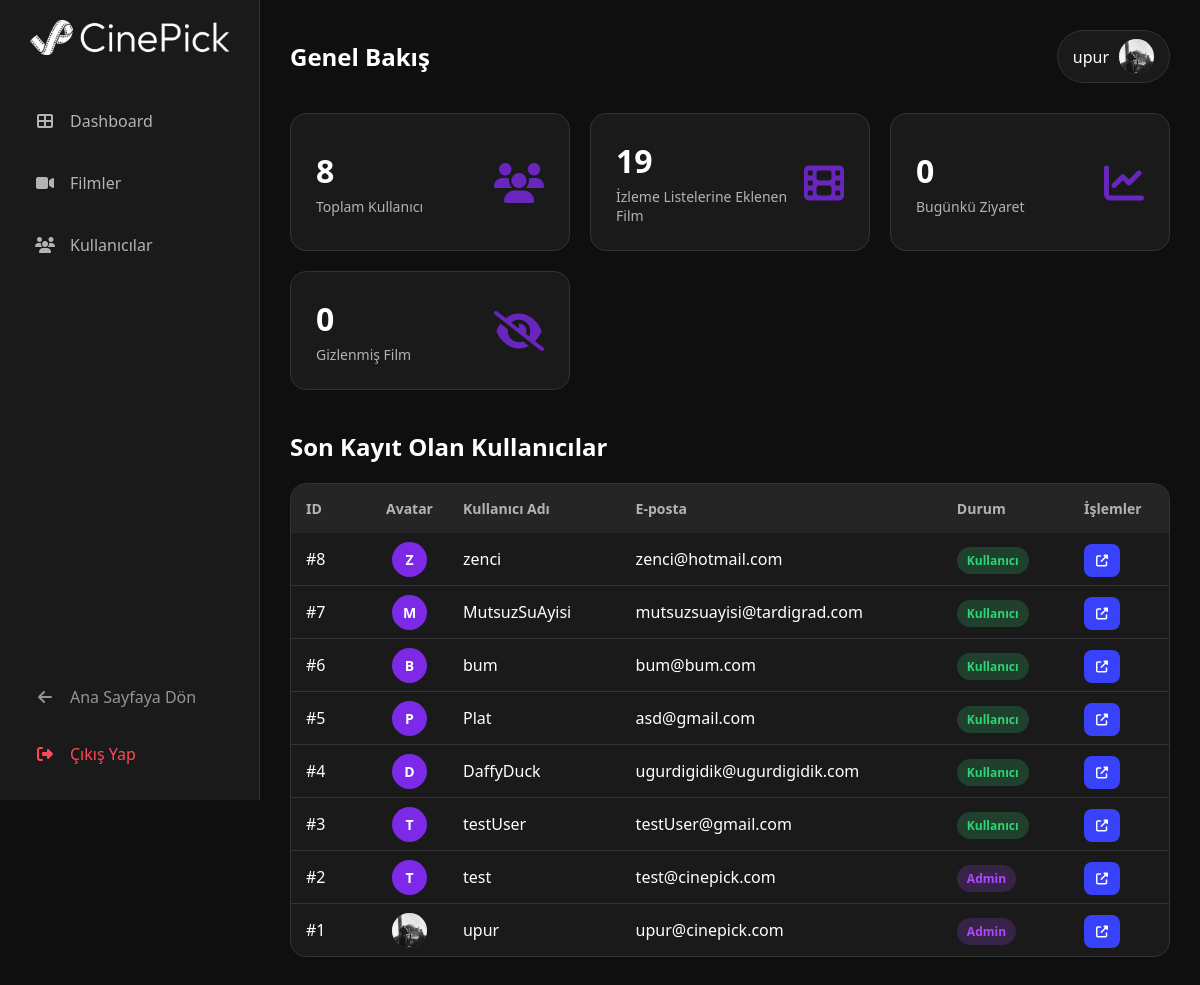
The page /admin (signed in) on the database its author committed.
### models.py (models this page shows)
class User(db.Model, UserMixin):
    id = db.Column(db.Integer, primary_key=True)
    username = db.Column(db.String(20), unique=True, nullable=False)
    email = db.Column(db.String(120), unique=True, nullable=False)
    password = db.Column(db.String(60), nullable=False)
    watchlist = db.relationship('Watchlist', backref='author', lazy=True)
    created_at = db.Column(db.DateTime, nullable=False, default=datetime.utcnow)
    avatar = db.Column(db.String(100), nullable=True)
    is_admin = db.Column(db.Boolean, default=False)

### app.py (the view)
@app.route('/admin')
@login_required
@admin_required
def admin_dashboard():
    user_count = User.query.count()
    total_watchlist_items = Watchlist.query.count()
    hidden_content_count = HiddenContent.query.count()
    today = date.today()
    daily_stats = DailyStats.query.filter_by(date=today).first()
    daily_count = daily_stats.visit_count if daily_stats else 0
    stats = {
        'total_users': user_count,
        'total_movies': total_watchlist_items,
        'daily_visits': daily_count,
        'pending_comments': 0,
        'hidden_count': hidden_content_count
    }
    latest_users_query = User.query.order_by(User.id.desc())
    latest_users = latest_users_query.limit(10).all()
    return render_template('admin/dashboard.html',
                           stats=stats,
                           users=latest_users)

### app.py (called while the page is built, shortened)
@login_manager.user_loader
def load_user(user_id):
    return db.session.get(User, int(user_id))

def admin_required(f):
    @wraps(f)
    def decorated_function(*args, **kwargs):
        if not current_user.is_authenticated or not current_user.is_admin:
            flash("Bu sayfaya erişim yetkiniz yok.", "error")
            return redirect(url_for('home'))
        return f(*args, **kwargs)
    return decorated_function

@app.before_request
def track_visits():
    if request.path.startswith('/static') or request.path.startswith('/admin'):
        return

### templates/admin/dashboard.html (shortened to what this page needs)
{% extends "admin/base.html" %}
{% block extra_css %}
    <link rel="stylesheet" href="{{ url_for('static', filename='css/admin/admin-user-edit.css') }}">
{% endblock %}
{% block content %}
    <div class="header">
        <h2>Genel Bakış</h2>
        <div class="admin-profile">
            <span>{{ current_user.username if current_user.is_authenticated else 'Admin' }}</span>
            <div class="admin-avatar">
                {% if current_user.is_authenticated and current_user.avatar %}
                    <img src="{{ url_for('static', filename='uploads/' + current_user.avatar) }}" alt="{{ current_user.username }} Avatar">
                {% elif current_user.is_authenticated %}
                    <span>{{ current_user.username[0] | upper }}</span>
                {% else %}
                    <span>A</span>
                {% endif %}
            </div>
        </div>
    </div>
    <div class="stats-grid">
        <div class="stat-card">
            <div class="stat-info">
                <h3>{{ stats.total_users }}</h3>
                <p>Toplam Kullanıcı</p>
            </div>
            <div class="stat-icon"><i class="fas fa-users"></i></div>
        </div>
        <div class="stat-card">
            <div class="stat-info">
                <h3>{{ stats.total_movies }}</h3>
                <p>İzleme Listelerine Eklenen Film</p>
            </div>
            <div class="stat-icon"><i class="fas fa-film"></i></div>
        </div>
        <div class="stat-card">
            <div class="stat-info">
                <h3>{{ stats.daily_visits }}</h3>
                <p>Bugünkü Ziyaret</p>
            </div>
            <div class="stat-icon"><i class="fas fa-chart-line"></i></div>
        </div>
        <div class="stat-card">
            <div class="stat-info">
                <h3>{{ stats.hidden_count }}</h3>
                <p>Gizlenmiş Film</p>
            </div>
            <div class="stat-icon"><i class="fas fa-eye-slash"></i></div>
        </div>
    </div>
    <div class="recent-section">
        <h2>Son Kayıt Olan Kullanıcılar</h2>
        <div class="table-container">
            <table>
                <thead>
                    <tr>
                        <th style="width: 80px;">ID</th>
                        <th style="width: 50px; text-align: center;">Avatar</th>
                        <th>Kullanıcı Adı</th>
                        <th>E-posta</th>
                        <th>Durum</th>
                        <th style="width: 100px;">İşlemler</th>
                    </tr>
                </thead>
                <tbody>
                    {% for user in users %}
                    <tr>
                        <td>#{{ user.id }}</td>
                        <td class="avatar-cell">
                            <div class="user-avatar" style="margin: auto;">
                                {% if user.avatar %}
                                    <img src="{{ url_for('static', filename='uploads/' + user.avatar) }}" alt="{{ user.username }} Avatar">
                                {% else %}
                                    <span>{{ user.username[0] | upper }}</span>
                                {% endif %}
                            </div>
                        </td>
                        <td>{{ user.username }}</td>
                        <td>{{ user.email }}</td>
                        <td>
                            {% if user.is_admin %}
                                <span class="status-badge status-admin">Admin</span>
                            {% else %}
                                <span class="status-badge status-user">Kullanıcı</span>
                            {% endif %}
                        </td>
                        <td>
                            <a href="{{ url_for('admin_users', q=user.username) }}" class="action-btn btn-edit" title="Kullanıcı Yönetimine Git">
                                <i class="fas fa-external-link-alt"></i>
                            </a>
                        </td>
                    </tr>
                    {% else %}
                    <tr><td colspan="6" style="text-align:center; padding: 20px;">Kayıt yok.</td></tr>
                    {% endfor %}
                </tbody>
            </table>
        </div>
    </div>
{% endblock %}

### templates/admin/base.html (shortened to what this page needs)
<!DOCTYPE html>
<html lang="tr">
<head>
    <link rel="stylesheet" href="https://cdnjs.cloudflare.com/ajax/libs/font-awesome/6.6.0/css/all.min.css">
    <link rel="stylesheet" href="{{ url_for('static', filename='css/admin/admin-style.css') }}">
    {% block extra_css %}{% endblock %}
</head>
<body>
    <div class="sidebar">
        <div class="brand">
            <img src="{{url_for('static', filename='images/white.png')}}" alt="CinePick Logo">
        </div>
        <a href="/admin" class="menu-item">
            <i class="fas fa-th-large"></i> Dashboard
        </a>
        <a href="/admin/movies" class="menu-item">
            <i class="fas fa-video"></i> Filmler
        </a>
        <a href="/admin/users" class="menu-item">
            <i class="fas fa-users"></i> Kullanıcılar
        </a>
        <div class="menu-bottom">
            <a href="{{ url_for('home') }}" class="menu-item home-link">
                <i class="fas fa-arrow-left"></i> Ana Sayfaya Dön
            </a>
            <a href="{{ url_for('logout') }}" class="menu-item logout-link">
                <i class="fas fa-sign-out-alt"></i> Çıkış Yap
            </a>
        </div>
    </div>
    <div class="main-content">
        {% block content %}
        {% endblock %}
    </div>
</body>
</html>

### static/css/admin/admin-style.css (style rules this page uses)
:root { --bg-dark: #0f0f0f; --panel-dark: #1a1a1a; --primary-purple: #7d2ae8; --text-white: #ffffff; --text-gray: #b3b3b3; --danger: #ff4757; --success: #2ed573; --warning: #ffca28; }
* { margin: 0; padding: 0; box-sizing: border-box; font-family: 'Segoe UI', Tahoma, Geneva, Verdana, sans-serif; }
body { background-color: var(--bg-dark); color: var(--text-white); display: flex; min-height: 100vh; }
th { vertical-align: middle; }
td { vertical-align: middle; }
.avatar-cell { width: 100px; padding: 5px !important; text-align: center; vertical-align: middle; }
.user-avatar { margin: 0 auto; }
.sidebar { z-index: 9999; position: fixed; width: 260px; min-height: 100vh; max-height: 100vh; background-color: var(--panel-dark); padding: 20px; display: flex; flex-direction: column; border-right: 1px solid #333; }
.brand { font-size: 24px; font-weight: bold; margin: 0 auto 40px auto; display: flex; align-items: center; overflow: hidden; gap: 10px; }
.brand img { width: 200px; height: 35px; }
.menu-item { display: flex; align-items: center; padding: 15px; color: var(--text-gray); text-decoration: none; border-radius: 12px; margin-bottom: 10px; transition: 0.3s; }
.menu-item i { margin-right: 15px; width: 20px; text-align: center; }
.menu-bottom { margin-top: auto; padding-top: 10px; }
.logout-link { color: #ff4757 !important; margin-bottom: 0 !important; }
.home-link { margin-bottom: 5px; opacity: 0.8; }
.main-content { flex: 1; padding: 30px; margin-left: 260px; }
.header { display: flex; justify-content: space-between; align-items: center; margin-bottom: 30px; }
.admin-profile { display: flex; align-items: center; gap: 10px; background: var(--panel-dark); padding: 8px 15px; border-radius: 30px; border: 1px solid #333; }
.admin-avatar { width: 35px; height: 35px; background-color: var(--primary-purple); border-radius: 50%; display: flex; justify-content: center; align-items: center; font-weight: bold; color: white; overflow: hidden; }
.admin-avatar img { width: 100%; height: 100%; object-fit: cover; display: block; }
.avatar-cell { width: 60px; padding: 5px !important; text-align: center; }
.user-avatar { width: 35px; height: 35px; border-radius: 50%; background-color: var(--primary-purple, #810CA8); color: white; font-size: 14px; font-weight: bold; display: flex; align-items: center; justify-content: center; overflow: hidden; margin: 0 auto; }
.user-avatar img { width: 100%; height: 100%; object-fit: cover; display: block; }
.stats-grid { display: grid; grid-template-columns: repeat(auto-fit, minmax(240px, 1fr)); gap: 20px; margin-bottom: 40px; animation: fadeIn 0.5s ease-in-out; }
.stat-card { background-color: var(--panel-dark); padding: 25px; border-radius: 16px; display: flex; align-items: center; justify-content: space-between; border: 1px solid #333; transition: transform 0.2s; }
.stat-info h3 { font-size: 32px; margin-bottom: 5px; color: white; }
.stat-info p { color: var(--text-gray); font-size: 14px; }
.stat-icon { font-size: 40px; color: var(--primary-purple); opacity: 0.8; }
.recent-section h2 { margin-bottom: 20px; font-weight: 600; }
.table-container { background-color: var(--panel-dark); border-radius: 16px; overflow: hidden; border: 1px solid #333; }
table { width: 100%; border-collapse: collapse; text-align: left; }
th { background-color: #252525; padding: 15px; color: var(--text-gray); font-weight: 600; font-size: 14px; }
td { padding: 15px; border-bottom: 1px solid #333; color: white; }
tr:last-child td { border-bottom: none; }
.status-badge { padding: 5px 10px; border-radius: 20px; font-size: 12px; font-weight: bold; }
.status-user { background: rgba(46, 213, 115, 0.2); color: var(--success); }
.status-admin { background: rgba(175, 71, 255, 0.2); color: rgba(175, 71, 255, 1); }
.action-btn { border: none; padding: 8px 12px; border-radius: 8px; cursor: pointer; color: white; font-size: 12px; transition: 0.2s; }
.btn-edit { background-color: #3742fa; margin-right: 5px; }

### rows shown on the page
User: username "upur", avatar (picture), id "1", email "upur@cinepick.com", is_admin "Admin"
User: id "8", username "Z", username "zenci", email "zenci@hotmail.com", is_admin "Kullanıcı"
User: id "7", username "M", username "MutsuzSuAyisi", email "mutsuzsuayisi@tardigrad.com", is_admin "Kullanıcı"
User: id "6", username "B", username "bum", email "bum@bum.com", is_admin "Kullanıcı"
User: id "5", username "P", username "Plat", email "asd@gmail.com", is_admin "Kullanıcı"
User: id "4", username "D", username "DaffyDuck", email "ugurdigidik@ugurdigidik.com", is_admin "Kullanıcı"
User: id "3", username "T", username "testUser", email "testUser@gmail.com", is_admin "Kullanıcı"
User: id "2", username "T", username "test", email "test@cinepick.com", is_admin "Admin"

### other values the page prints
{{ stats.total_users }} "8"
{{ stats.total_movies }} "19"
{{ stats.daily_visits }} "0"
{{ stats.hidden_count }} "0"
